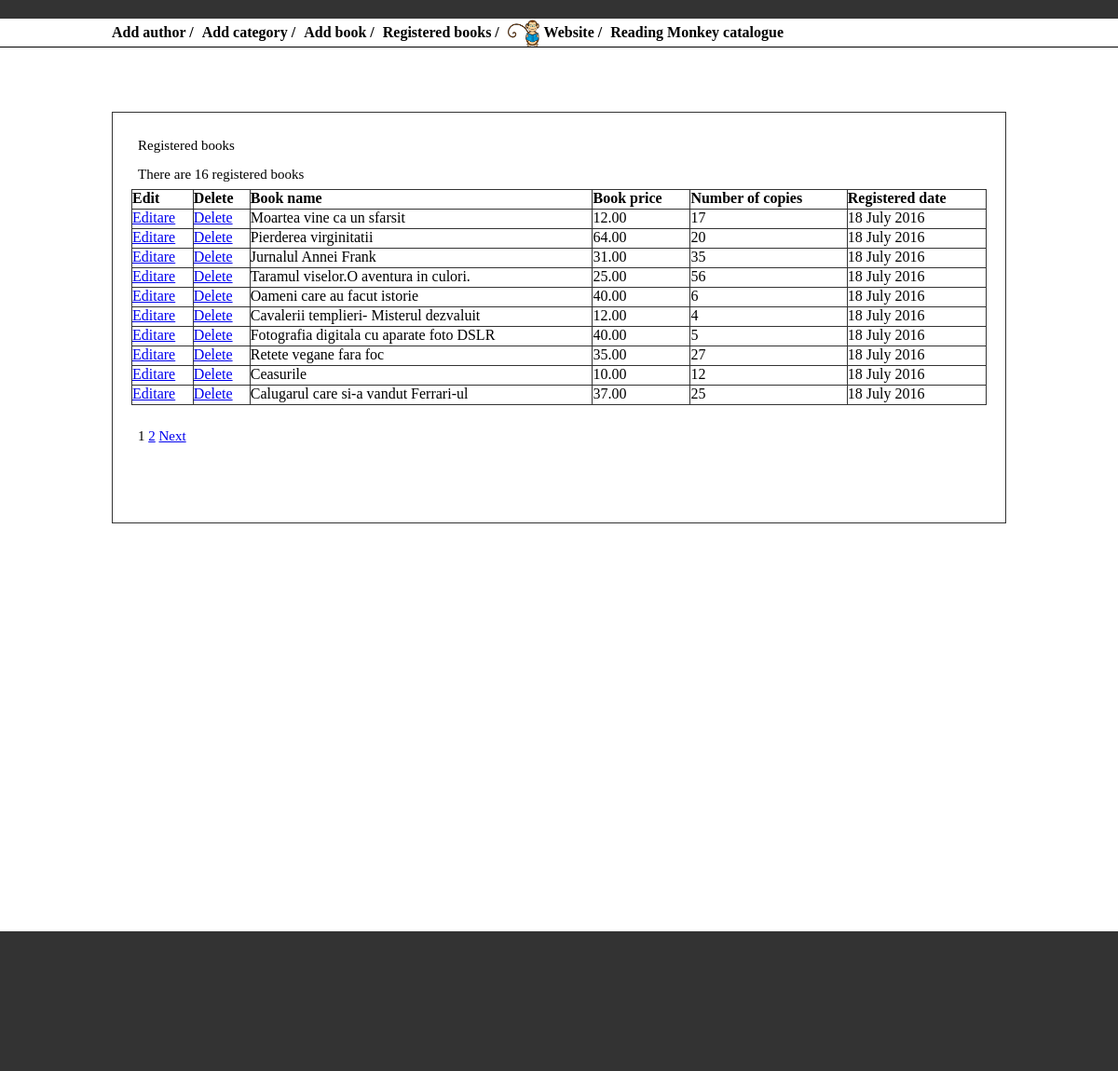
Page /application/controller/admin/records.php on the committed database.
### tables this page shows
CREATE TABLE IF NOT EXISTS `carti` (
  `carte_id` int(10) unsigned NOT NULL,
  `autor_id` int(10) unsigned NOT NULL,
  `nume_carte` varchar(60) NOT NULL,
  `pret_carte` decimal(6,2) unsigned NOT NULL,
  `pret_nou` decimal(6,2) unsigned NOT NULL,
  `descriere` varchar(1000) NOT NULL,
  `imagine` varchar(60) NOT NULL,
  `anul_aparitiei` varchar(4) NOT NULL,
  `numar_pagini` smallint(6) NOT NULL,
  `editura` varchar(20) NOT NULL,
  `categorie_id` int(10) unsigned NOT NULL,
  `data_inregistrare` timestamp NOT NULL DEFAULT CURRENT_TIMESTAMP ON UPDATE CURRENT_TIMESTAMP,
  `exemplare` smallint(6) NOT NULL,
  `index_homepage` varchar(1) DEFAULT NULL,
  `stele` smallint(5) NOT NULL
);

### application/views/admin/recordsV.php (the view, shortened to what this page needs)
<div class="formular_inregistrari">
	<p><span class="titlu">Registered books</span></p>
	<p>There are <?php echo $count_results;?> registered books</p>
	<table align="center" cellspacing="3" cellpadding="3" width="100%">
		<tr="cap_table">
			<td align="left"><b>Edit</b></td>
			<td align="left"><b>Delete</b></td>
			<td align="left"><b>Book name</b></td>
			<td align="left"><b>Book price</b></td>
			<td align="left"><b>Number of copies</b></td>
			<td align="left"><b>Registered date</b></td>
		<?php foreach ($books_records as $book){ ?>
		<tr>
			<td align="left"><a href="editBook.php?carte_id=<?php echo $book['carte_id'];?>">Editare</a></td>
			<td align="left"><a href="deleteBook.php?carte_id=<?php echo $book['carte_id'];?>">Delete</a></td>
			<td align="left"><?php echo $book['nume_carte'];?></td>
			<td align="left"><?php echo $book['pret_carte'];?></td>
			<td align="left"><?php echo $book['exemplare'];?></td>
			<td align="left"><?php echo $book['data'];?></td>
		</tr>
		<?php } ?>
	</table>
	<br/>
	<p>
		<?php echo $pagination;?>
	</p>
</div>

### assets/css/style.css (style rules this page uses)
body { min-width: 960px; margin:0px; }
.titlu { overflow:hidden; }
.formular_inregistrari { margin-top: 20px; border: 1px solid #333333; padding:20px; height:400px; }
.formular_inregistrari p { padding:7px; font-size: 15px; }
.formular_inregistrari td { border: solid 1px #333333; height:20px; }

### rows in the picture
carti: nume_carte "Moartea vine ca un sfarsit", pret_carte "12.00", exemplare "17", data "18 July 2016"
carti: nume_carte "Pierderea virginitatii", pret_carte "64.00", exemplare "20", data "18 July 2016"
carti: nume_carte "Jurnalul Annei Frank", pret_carte "31.00", exemplare "35", data "18 July 2016"
carti: nume_carte "Taramul viselor.O aventura in culori.", pret_carte "25.00", exemplare "56", data "18 July 2016"
carti: nume_carte "Oameni care au facut istorie", pret_carte "40.00", exemplare "6", data "18 July 2016"
carti: nume_carte "Cavalerii templieri- Misterul dezvaluit", pret_carte "12.00", exemplare "4", data "18 July 2016"
carti: nume_carte "Fotografia digitala cu aparate foto DSLR", pret_carte "40.00", exemplare "5", data "18 July 2016"
carti: nume_carte "Retete vegane fara foc", pret_carte "35.00", exemplare "27", data "18 July 2016"
carti: nume_carte "Ceasurile", pret_carte "10.00", exemplare "12", data "18 July 2016"
carti: nume_carte "Calugarul care si-a vandut Ferrari-ul", pret_carte "37.00", exemplare "25", data "18 July 2016"

### other values in the picture
$count_results "16"
